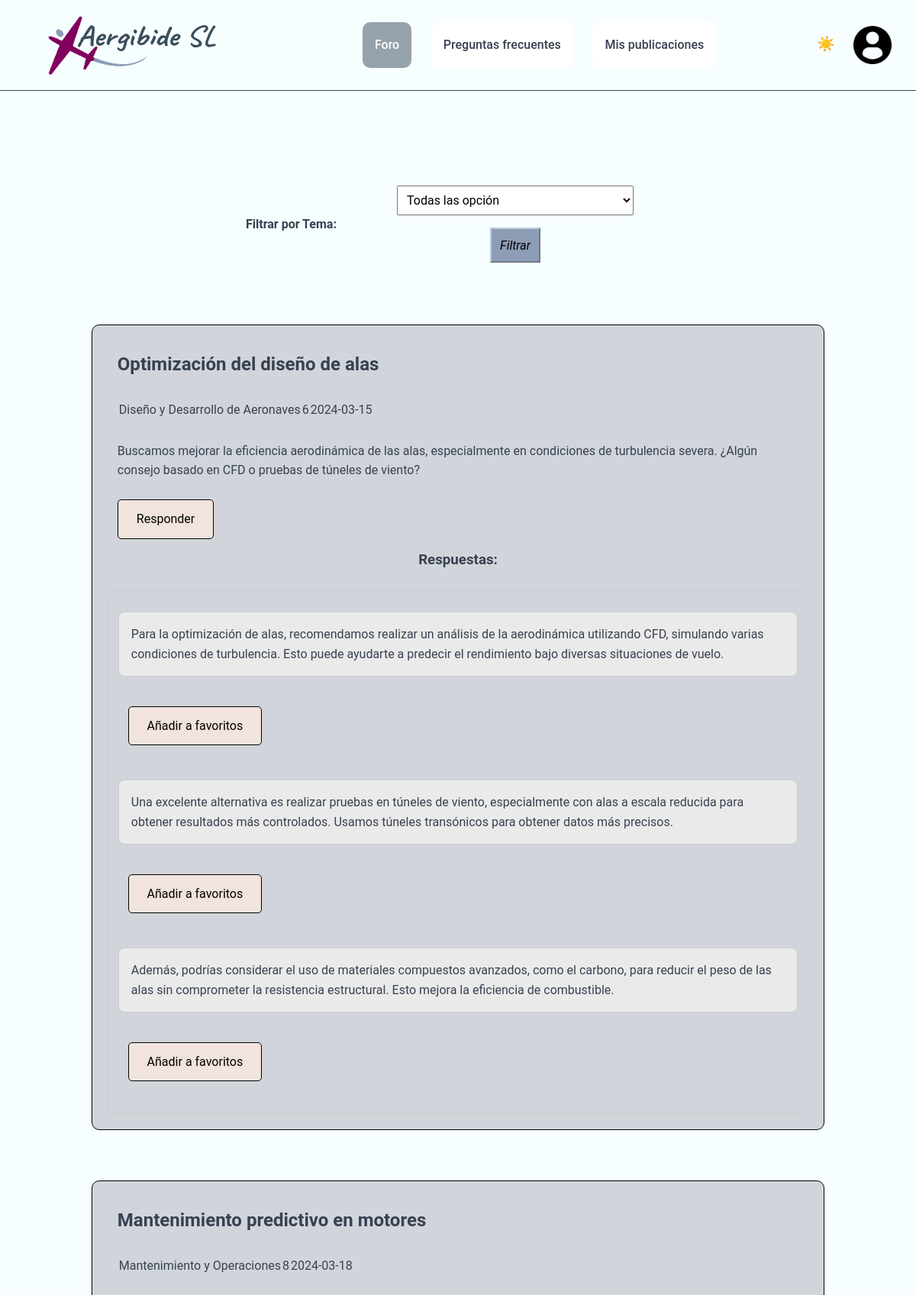
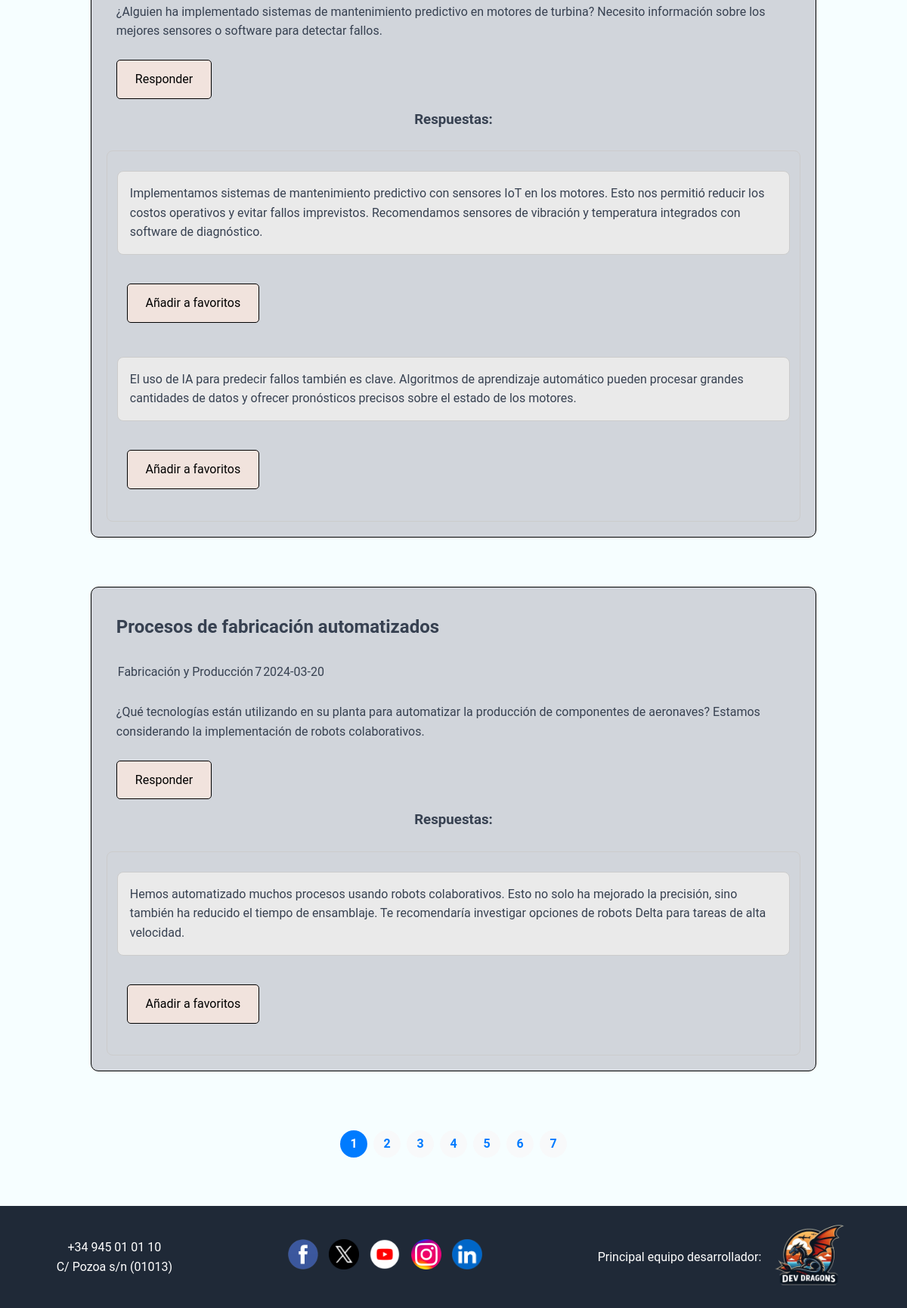
Page /Aplicacion/mvc_reto/index.php?controller=pregunta&action=list_paginated (signed in) on the committed database (2 pictures, top to bottom).
### tables this page shows
CREATE TABLE IF NOT EXISTS preguntas (
    id INT NOT NULL AUTO_INCREMENT,
    titulo VARCHAR(100) NOT NULL,
    descripcion VARCHAR(300) NOT NULL,
    tema VARCHAR(100) NOT NULL,
    fecha DATE NOT NULL,
    id_usuario INT NOT NULL,
    archivo VARCHAR(255) DEFAULT NULL,
    votosLike INT DEFAULT NULL,
    votosDislike INT DEFAULT NULL,
    PRIMARY KEY (id),
    KEY PREG_ID_USU_FK (id_usuario),
    CONSTRAINT PREG_ID_USU_FK FOREIGN KEY (id_usuario) REFERENCES usuarios (id)
    );

CREATE TABLE IF NOT EXISTS respuestas (
    id INT NOT NULL AUTO_INCREMENT,
    solucion VARCHAR(300) NOT NULL,
    archivo VARCHAR(255) DEFAULT NULL,
    votosLike INT DEFAULT NULL,
    votosDislike INT DEFAULT NULL,
    id_pregunta INT NOT NULL,
    id_usuario INT NOT NULL,
    fecha DATE NOT NULL,
    PRIMARY KEY (id),
    KEY RESP_ID_PREG_FK (id_pregunta),
    KEY RESP_ID_USU_FK (id_usuario),
    CONSTRAINT RESP_ID_PREG_FK FOREIGN KEY (id_pregunta) REFERENCES preguntas (id) ON DELETE CASCADE,
    CONSTRAINT RESP_ID_USU_FK FOREIGN KEY (id_usuario) REFERENCES usuarios (id)
    );

### Aplicacion/mvc_reto/index.php (called while the page is built, shortened)
<?php
require_once "model/Db.php";
$controller = new $controllerName();
$dataToView["data"] = array();
if(method_exists($controller, $_GET["action"]))
    $dataToView["data"] = $controller -> {$_GET["action"]}();
require_once "view/".$_GET["controller"]."/".$controller->view.".html.php";
?>

### Aplicacion/mvc_reto/model/Db.php (called while the page is built, shortened)
<?php
class Db {
    public function __construct(){
        $this -> host = constant("DB_HOST");
        $this -> db = constant("DB");
        $this -> user = constant("DB_USER");
        $this -> pass = constant("DB_PASS");
        try {
            $this->connection = new PDO("mysql:host=" .$this->host.';
            dbname=' .$this->db, $this->user, $this->pass);
        }
        catch (PDOException $e){
            echo $e -> getMessage();
            exit();
        }
    }
}
?>

### Aplicacion/mvc_reto/model/Pregunta.php (called while the page is built, shortened)
<?php
class Pregunta {
    private $tabla = "preguntas";
    private $connection;
    public function getConexion(){
        $dbObj = new Db();
        $this->connection = $dbObj ->connection;
    }
    public function getPreguntasPaginated($page=1){
        $limit = PAGINATION;
        $offset = ($page - 1) * $limit;
        $sql = "SELECT * FROM ". $this->tabla ." ORDER BY fecha LIMIT :limit OFFSET :offset";
        $stmt = $this->connection->prepare($sql);
        $stmt->bindParam(':limit', $limit, PDO::PARAM_INT);
        $stmt->bindParam(':offset', $offset, PDO::PARAM_INT);
        $stmt->execute();
        $totalPages = $this->getNumberPages();
        return [$stmt->fetchAll(), $page, $totalPages];
    }
    public function getNumberPages(){
        $limit = PAGINATION;
        $total = $this->connection->query("SELECT COUNT(*) FROM ". $this->tabla)->fetchColumn();
        $total = ceil($total/$limit);
        return $total;
    }
}

### Aplicacion/mvc_reto/controller/PreguntaController.php (called while the page is built, shortened)
<?php
require_once "model/Pregunta.php";
require_once "RespuestaController.php";
class PreguntaController {
    public $model;
    public function __construct() {
        $this->model = new Pregunta();
    }
    public function list_paginated(){
        $page = isset($_GET['page']) ? $_GET['page'] : 1;
        list($preguntas, $currentPage, $totalPages) = $this->model->getPreguntasPaginated($page);
        $respuestaController = new RespuestaController();
        $preguntasConRespuestas = [];
        foreach ($preguntas as $pregunta) {
            $pregunta['respuestas'] = $respuestaController->view($pregunta['id']);
            $preguntasConRespuestas[] = $pregunta;
        }
        return [$preguntasConRespuestas, $currentPage, $totalPages];
    }
}
?>

### Aplicacion/mvc_reto/model/Respuesta.php (called while the page is built, shortened)
<?php
class Respuesta {
    private $tabla = "respuestas";
    private $connection;
    public function getConexion(){
        $dbObj = new Db();
        $this->connection = $dbObj ->connection;
    }
    public function getRespuestaByPreguntaId($preguntaId){
        $sql = "SELECT * FROM ". $this->tabla ." WHERE id_pregunta = ?";
        $stmt = $this->connection->prepare($sql);
        $stmt -> execute([$preguntaId]);
        return $stmt->fetchAll(PDO::FETCH_ASSOC);
    }
}

### Aplicacion/mvc_reto/controller/RespuestaController.php (called while the page is built, shortened)
<?php
require_once "model/Respuesta.php";
class RespuestaController {
    public $model;
    public function __construct() {
        $this->model = new Respuesta();
    }
    public function view($preguntaId){
        return $this->model->getRespuestaByPreguntaId($preguntaId);
    }
}
?>

### Aplicacion/mvc_reto/view/pregunta/foro.html.php (the view, shortened to what this page needs)
<?php
$bodyClass = "pag_foro";
$botonBloqueado = "d_botonForo";
$conMenu = true;
require_once __DIR__ . "/../layout/header.php";
?>
<div class="contenido">
    <div>
        <label for="tema">Filtrar por Tema:</label>
        <form method="GET" action="index.php?controller=pregunta&action=filtrarPorTema">
            <select name="tema" id="tema" required>
                <option value="Todas las opción">Todas las opción</option>
            </select>
            <button id="filtrarLink">Filtrar</button>
        </form>
    </div>
    <?php
    if(!empty($dataToView["data"][0]) && count($dataToView["data"])>0){
        foreach($dataToView["data"][0] as $pregunta){
            ?>
            <div class="pregunta">
                <div class="tituloPregunta">
                    <h2><?php echo $pregunta["titulo"]; ?></h2>
                </div>
                <div class="datosPreguntaUsuario">
                    <?php
                    $temas = [
                        "diseno_aeronaves" => "Diseño y Desarrollo de Aeronaves",
                        "fabricacion_produccion" => "Fabricación y Producción",
                        "mantenimiento_operaciones" => "Mantenimiento y Operaciones",
                        "innovacion_sostenibilidad" => "Innovación y Sostenibilidad",
                        "certificaciones_reglamentacion" => "Certificaciones y Reglamentación",
                        "problemas_tecnicos" => "Problemas Técnicos y Soluciones",
                        "colaboracion_interdepartamental" => "Colaboración Interdepartamental",
                        "software_herramientas" => "Software y Herramientas de Ingeniería",
                        "gestion_conocimiento" => "Gestión del Conocimiento",
                        "otro" => "Otro tema"
                    ];
                    ?>
                    <table>
                        <tr>
                            <td>
                                <?php
                                echo $temas[$pregunta["tema"]] ?? "Tema no especificado";
                                ?>
                            </td>
                            <td>
                                <?php
                                echo $pregunta["id_usuario"] ?? "Usuario inexistente";
                                ?>
                            </td>
                            <td>
                                <?php
                                echo $pregunta["fecha"] ?? "Fecha inespecífica";
                                ?>
                            </td>
                        </tr>
                    </table>
                </div>
                <div class="descPregunta">
                    <?php echo $pregunta["descripcion"]; ?>
                </div>
                <div class="divBResponder">
                    <div class="bResponder">
                        <a href="index.php?controller=respuesta&action=crear&id_pregunta=<?php echo $pregunta["id"]; ?>">
                            Responder</a>
                    </div>
                </div>
                <h3>Respuestas:</h3>
                <br>
                <div class="respuestas">
                    <?php
                    if(isset($pregunta['respuestas']) && !empty($pregunta['respuestas'])){
                        foreach($pregunta['respuestas'] as $respuesta){
                            ?>
                            <div class="respuesta">
                                <p><?php echo $respuesta['solucion']; ?></p>
                            </div>
                            <div class="imagen">
                            </div>
                            <div class="botonesGusta">
                                <div class="bFavorito">
                                    <a href="index.php?controller=respuesta&action=modificarLikes&id_pregunta=<?php echo $pregunta["id"]; ?>">Añadir a favoritos</a>
                                </div>
                            </div>
                            <?php
                        }
                    }
                    else{
                        ?>
                        <p>No hay ninguna respuesta.</p>
                        <?php
                    }
                    ?>
                </div>
            </div>
            <br>
            <?php
        }
        ?>
        <nav aria-label="Paginación de preguntas">
            <ul>
                <?php for ($i = 1; $i <= $dataToView["data"][2]; $i++): ?>
                    <li class="page-item <?= ($i == $dataToView["data"][1]) ? 'active' : ''; ?>">
                        <a class="page-link" href="index.php?controller=pregunta&action=list_paginated&page=<?= $i; ?>"><?= $i; ?></a>
                    </li>
                <?php endfor; ?>
            </ul>
        </nav>
        <?php
    }
    else{
        ?>
        <div>
            No existen preguntas.
        </div>
        <?php
    }
    ?>
</div>
<?php require_once __DIR__ . "/../layout/footer.php"; ?>
</body>
</html>

### Aplicacion/mvc_reto/view/layout/header.php (shortened to what this page needs)
<!DOCTYPE html>
<html lang="es">
<head>
    <link rel="stylesheet" href="/Proyecto1/Reto_1_Equipo_2/Aplicacion/mvc_reto/assets/css/style.css">
</head>
<body class="<?php echo isset($bodyClass) ? $bodyClass : 'defaultBodyClass'; ?>">
<?php if ($conMenu): ?>
<header>
    <div class="d_logo_empresa">
        <a href="index.php?controller=pregunta&action=list_paginated">
            <img class="logo_empresa"
                 src="/Proyecto1/Reto_1_Equipo_2/Aplicacion/mvc_reto/assets/imagenes/logo_empresa_conFondo.png"
                 alt="Logo Aergibide SL" width="260" height="114">
        </a>
    </div>
    <div><button class="menu-toggle" aria-label="Abrir menú">☰</button></div>
    <div class="d_botonesHeader">
        <div class="d_botonForo" <?php if ($botonBloqueado == "d_botonForo") echo 'id="botonBloqueado"'; ?>>
            <a href="index.php?controller=pregunta&action=list_paginated" class="botonForo">Foro</a>
        </div>
        <div class="d_botonPreguntas" <?php if ($botonBloqueado == "d_botonPreguntas") echo 'id="botonBloqueado"'; ?>>
            <a href="index.php?controller=pregunta&action=frecuentes" class="botonPreguntas">Preguntas frecuentes</a>
        </div>
        <div class="d_botonMisPreguntas" <?php if ($botonBloqueado == "d_botonMisPreguntas") echo 'id="botonBloqueado"'; ?>>
            <a href="index.php?controller=pregunta&action=misPreguntas" class="botonCrear">Mis publicaciones</a>
        </div>
    </div>
    <div class="d_botonPerfil">
        <button class="theme-toggle" aria-label="Cambiar tema">☀️</button>
        <a href="#" id="botonPerfil">
            <img src="/Proyecto1/Reto_1_Equipo_2/Aplicacion/mvc_reto/assets/imagenes/perfil.png"
                 class="icono_perfil" alt="Perfil"
                 width="50" height="50">
        </a>
    </div>
</header>
<?php endif; ?>

### Aplicacion/mvc_reto/view/layout/footer.php (shortened to what this page needs)
<footer>
    <div class="d_telefonoDireccion">
        <p>+34 945 01 01 10</p>
        <p>C/ Pozoa s/n (01013)</p>
    </div>
    <div class="d_botonesRS">
        <a href="https://www.facebook.com/Egibide/" class="botonRS">
            <img src="/Proyecto1/Reto_1_Equipo_2/Aplicacion/mvc_reto/assets/imagenes/logo_facebook.png"
                 alt="Facebook" width="40" height="40">
        </a>
        <a href="https://twitter.com/egibide?lang=es" class="botonRS">
            <img src="/Proyecto1/Reto_1_Equipo_2/Aplicacion/mvc_reto/assets/imagenes/logo_x.png"
                 alt="X (Twitter)" width="40" height="40">
        </a>
        <a href="https://www.youtube.com/user/Egibide" class="botonRS">
            <img src="/Proyecto1/Reto_1_Equipo_2/Aplicacion/mvc_reto/assets/imagenes/logo_youtube.png"
                 alt="YouTube" width="40" height="40">
        </a>
        <a href="https://www.instagram.com/egibide_vg/?hl=es" class="botonRS">
            <img src="/Proyecto1/Reto_1_Equipo_2/Aplicacion/mvc_reto/assets/imagenes/logo_instagram.png"
                 alt="Instagram" width="40" height="40">
        </a>
        <a href="https://es.linkedin.com/school/egibide/" class="botonRS">
            <img src="/Proyecto1/Reto_1_Equipo_2/Aplicacion/mvc_reto/assets/imagenes/logo_linkedin.png"
                 alt="LinkedIn" width="40" height="40">
        </a>
    </div>
    <div class="d_equipo">
        <p>Principal equipo desarrollador:</p>
        <img class="logo_equipo" src="/Proyecto1/Reto_1_Equipo_2/Aplicacion/mvc_reto/assets/imagenes/logo_equipo2.png" alt="Logo Dev Dragons"
             width="110" height="110">
    </div>
</footer>

### rows in the picture
preguntas: titulo "Optimización del diseño de alas", tema "Diseño y Desarrollo de Aeronaves", id_usuario "6", fecha "2024-03-15", descripcion "Buscamos mejorar la eficiencia aerodinámica de las alas, especialmente en condiciones de turbulencia severa. ¿Algún consejo basado en CFD o pruebas de túneles de viento?"
respuestas: solucion "Para la optimización de alas, recomendamos realizar un análisis de la aerodinámica utilizando CFD, simulando varias condiciones de turbulencia. Esto puede ayudarte a predecir el rendimiento bajo diversas situaciones de vuelo."
respuestas: solucion "Una excelente alternativa es realizar pruebas en túneles de viento, especialmente con alas a escala reducida para obtener resultados más controlados. Usamos túneles transónicos para obtener datos más precisos."
respuestas: solucion "Además, podrías considerar el uso de materiales compuestos avanzados, como el carbono, para reducir el peso de las alas sin comprometer la resistencia estructural. Esto mejora la eficiencia de combustible."
preguntas: titulo "Mantenimiento predictivo en motores", tema "Mantenimiento y Operaciones", id_usuario "8", fecha "2024-03-18", descripcion "¿Alguien ha implementado sistemas de mantenimiento predictivo en motores de turbina? Necesito información sobre los mejores sensores o software para detectar fallos."
respuestas: solucion "Implementamos sistemas de mantenimiento predictivo con sensores IoT en los motores. Esto nos permitió reducir los costos operativos y evitar fallos imprevistos. Recomendamos sensores de vibración y temperatura integrados con software de diagnóstico."
respuestas: solucion "El uso de IA para predecir fallos también es clave. Algoritmos de aprendizaje automático pueden procesar grandes cantidades de datos y ofrecer pronósticos precisos sobre el estado de los motores."
preguntas: titulo "Procesos de fabricación automatizados", tema "Fabricación y Producción", id_usuario "7", fecha "2024-03-20", descripcion "¿Qué tecnologías están utilizando en su planta para automatizar la producción de componentes de aeronaves? Estamos considerando la implementación de robots colaborativos."
respuestas: solucion "Hemos automatizado muchos procesos usando robots colaborativos. Esto no solo ha mejorado la precisión, sino también ha reducido el tiempo de ensamblaje. Te recomendaría investigar opciones de robots Delta para tareas de alta velocidad."
